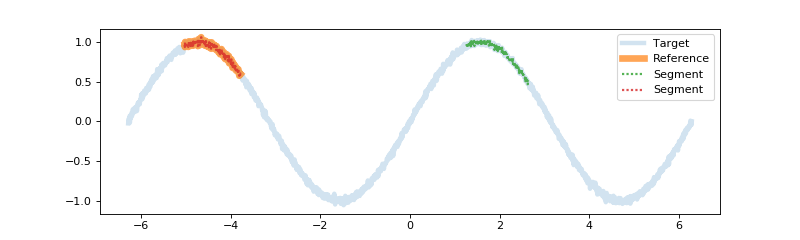

Generate this figure with Python:
# From the plot, it is clear there are segments that do not belong.
# By accessing the ``Segmenter`` attributes, the algorithm and this error are better understood (and resolved).

# First we look at the original segments before clustering
np.around(S.groups, decimals=7)
# array([[1.200000e+03, 1.420000e+03, 9.916268e-01],
# [2.000000e+02, 4.000000e+02, 9.904041e-01],
# [4.000000e+02, 5.820000e+02, 8.933443e-01],
# [1.421000e+03, 1.601000e+03, 8.833249e-01],
# [5.830000e+02, 7.650000e+02, 7.286635e-01],
# [1.602000e+03, 1.782000e+03, 6.541974e-01]])

# As shown in the output, there are a total of 6 segments found before clustering.

# As the distribution of segments is apporx. [0.99,0.99,0.89,0.88,0.72,0.65],
# the attribute, ``Segmenter.cAdd``, (defaults to 0.5) that is added for forcing clusters
# only combines the last two values, 0.72 and 0.65 in the lower cluser.

# Modifying this attribute would then change the clusters, for example:

S.cAdd = 0.8
np.around(S.segment(), decimals=7)
# array([[1.200000e+03, 1.420000e+03, 9.916268e-01],
# [2.000000e+02, 4.000000e+02, 9.904041e-01]])


# If the attribute is removed, then only the original segments are used in the clustering.
# However, this results in the same cluster as the original where the default of ``cAdd`` was 0.5.

S.cAdd = None
np.around(S.segment(), decimals=7)
# array([[1.200000e+03, 1.420000e+03, 9.916268e-01],
# [2.000000e+02, 4.000000e+02, 9.904041e-01],
# [4.000000e+02, 5.820000e+02, 8.933443e-01],
# [1.421000e+03, 1.601000e+03, 8.833249e-01]])

# Alternatively, the minimum correlation for a given segment can be set with the ``Segmenter.cMin`` attribute.

S.cMin = 0.9
np.around(S.segment(),decimals=7)
# array([[1.200000e+03, 1.420000e+03, 9.916268e-01]])


# Since the ``cAdd`` was removed, the only segments available (higher than 0.9 correlation)
# were both 0.99, making the clustering result in a single segment.

# If ``cAdd`` is set back to the default, the segment is correct.

S.cAdd = 0.5
segments = S.segment() 
np.around(segments, decimals=7)
# array([[1.200000e+03, 1.420000e+03, 9.916268e-01],
# [2.000000e+02, 4.000000e+02, 9.904041e-01]])

# Finally, plotting these segments shows the alignment and logical sub-series
# identification.

plt.figure(figsize=(10,3))#doctest: +SKIP
#plot the full sine wave
plt.plot(x, targ,linewidth=4,alpha=0.2,label='Target')#doctest: +SKIP
#plot the original reference segment
plt.plot(x[t_s:t_e], targ[t_s:t_e],linewidth=6,alpha=0.7,label='Reference')#doctest: +SKIP
#plot all segments found
for seg in segments:
    s = seg[0]
    e = seg[1]
    plt.plot(x[s:e], targ[s:e],dashes=[1,1],linewidth=2,alpha=0.8,label='Segment')#doctest: +SKIP
plt.legend()#doctest: +SKIP
plt.show()#doctest: +SKIP
